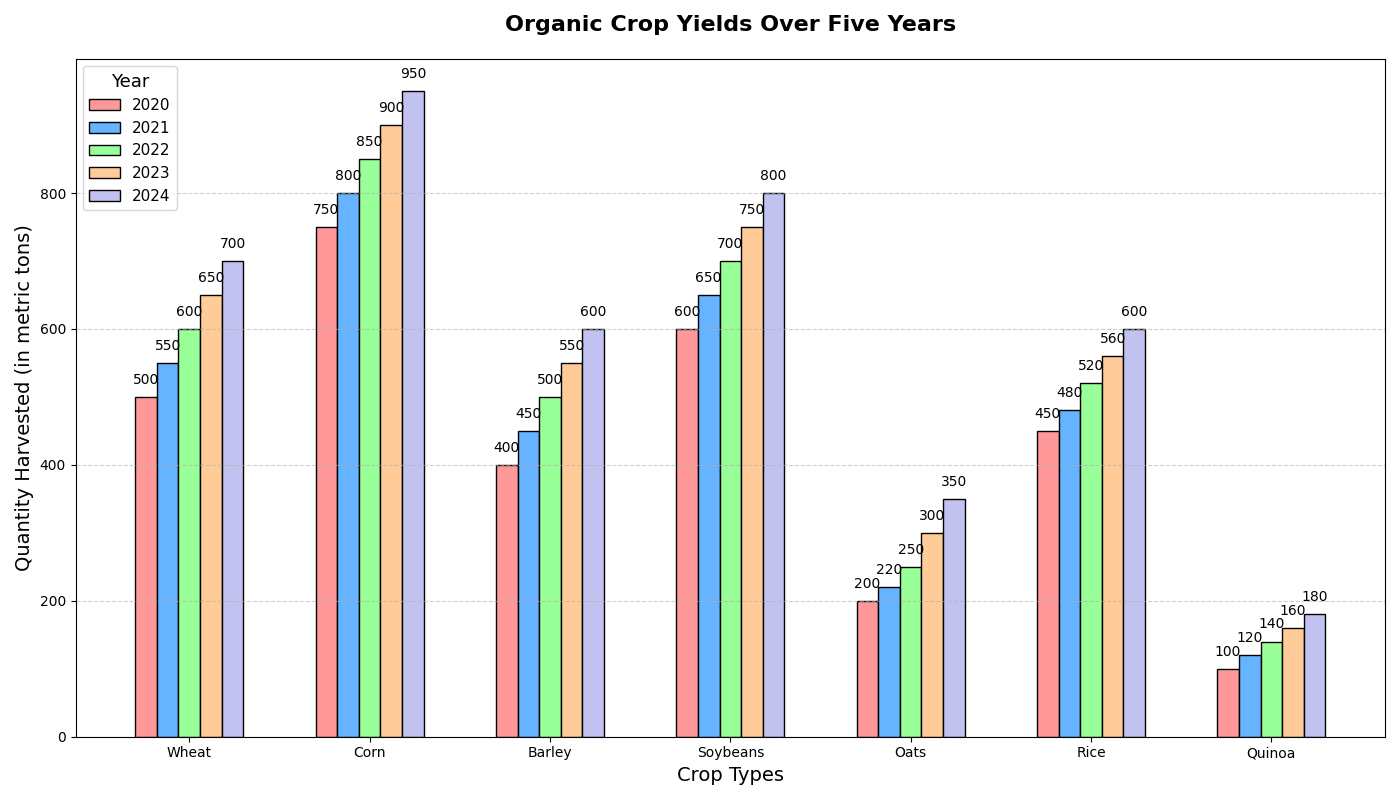

Generate this figure with Python:
import matplotlib.pyplot as plt
import numpy as np

# Crop types and respective quantities harvested over five years (in metric tons)
crop_types = ['Wheat', 'Corn', 'Barley', 'Soybeans', 'Oats', 'Rice', 'Quinoa']
quantities_2020 = [500, 750, 400, 600, 200, 450, 100]
quantities_2021 = [550, 800, 450, 650, 220, 480, 120]
quantities_2022 = [600, 850, 500, 700, 250, 520, 140]
quantities_2023 = [650, 900, 550, 750, 300, 560, 160]
quantities_2024 = [700, 950, 600, 800, 350, 600, 180]

years = ['2020', '2021', '2022', '2023', '2024']

# Create the plot
fig, ax = plt.subplots(figsize=(14, 8))  # Adjusted figure size for additional data

width = 0.12  # Slightly reduced width for more bars

# Positions of the bars
bar_positions_2020 = np.arange(len(crop_types))
bar_positions_2021 = bar_positions_2020 + width
bar_positions_2022 = bar_positions_2021 + width
bar_positions_2023 = bar_positions_2022 + width
bar_positions_2024 = bar_positions_2023 + width

# Plotting the bars
bars_2020 = ax.bar(bar_positions_2020, quantities_2020, width=width, label='2020', color='#ff9999', edgecolor='black')
bars_2021 = ax.bar(bar_positions_2021, quantities_2021, width=width, label='2021', color='#66b3ff', edgecolor='black')
bars_2022 = ax.bar(bar_positions_2022, quantities_2022, width=width, label='2022', color='#99ff99', edgecolor='black')
bars_2023 = ax.bar(bar_positions_2023, quantities_2023, width=width, label='2023', color='#ffcc99', edgecolor='black')
bars_2024 = ax.bar(bar_positions_2024, quantities_2024, width=width, label='2024', color='#c2c2f0', edgecolor='black')

# Adding value labels on top of each bar
def add_value_labels(bars):
    for bar in bars:
        yval = bar.get_height()
        ax.text(bar.get_x() + bar.get_width() / 2, yval + 15, f'{yval}', ha='center', va='bottom')

add_value_labels(bars_2020)
add_value_labels(bars_2021)
add_value_labels(bars_2022)
add_value_labels(bars_2023)
add_value_labels(bars_2024)

# Adding titles and labels
ax.set_title('Organic Crop Yields Over Five Years', fontsize=16, fontweight='bold', pad=20)
ax.set_xlabel('Crop Types', fontsize=14)
ax.set_ylabel('Quantity Harvested (in metric tons)', fontsize=14)
ax.set_xticks(bar_positions_2020 + 2 * width)
ax.set_xticklabels(crop_types)

# Adding grid for readability
ax.grid(True, linestyle='--', alpha=0.6, axis='y')

# Adding legend
ax.legend(title='Year', title_fontsize='13', fontsize='11', loc='upper left', frameon=True)

# Automatically adjust layout to prevent overlap
plt.tight_layout()

# Show the plot
plt.show()
